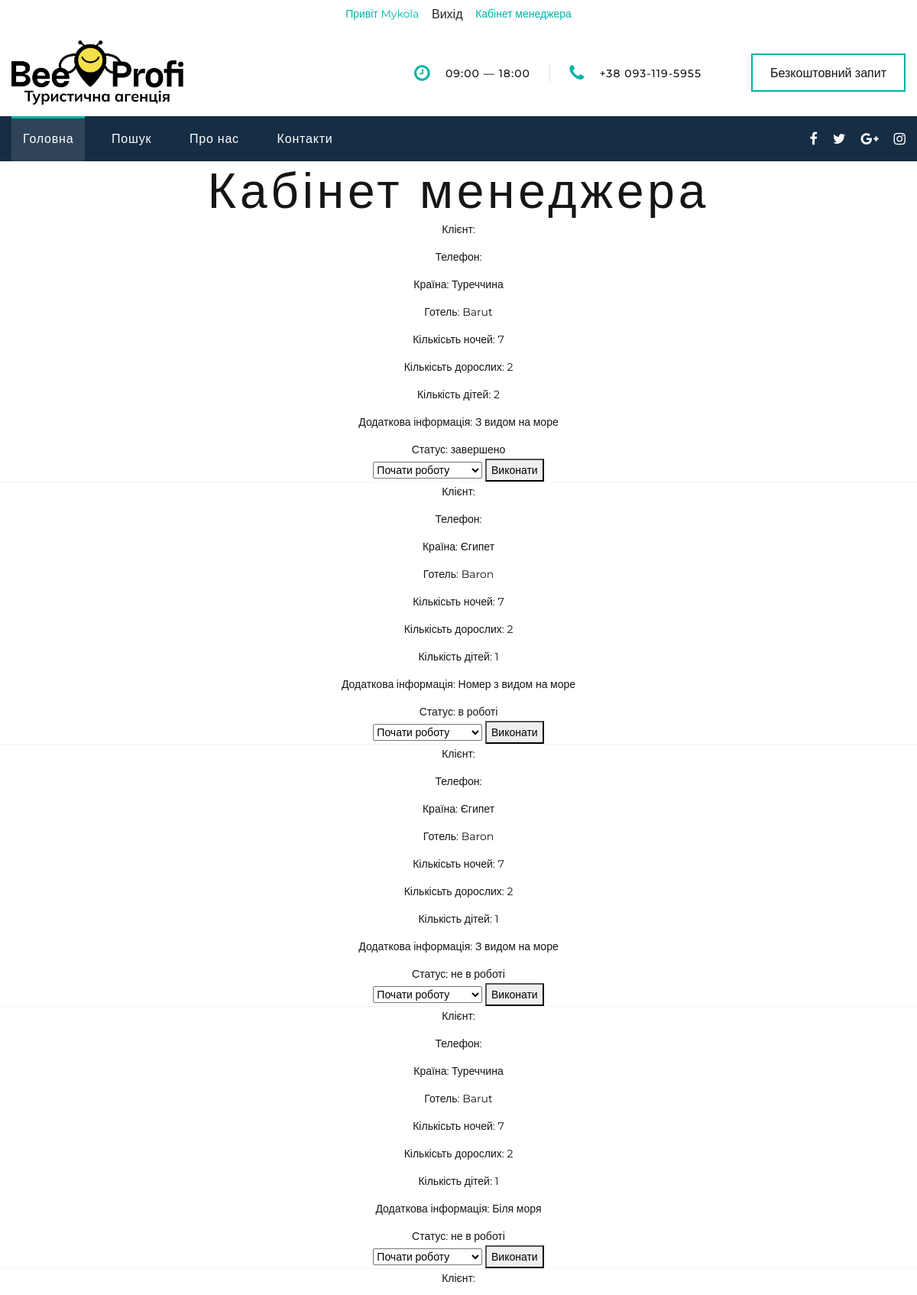
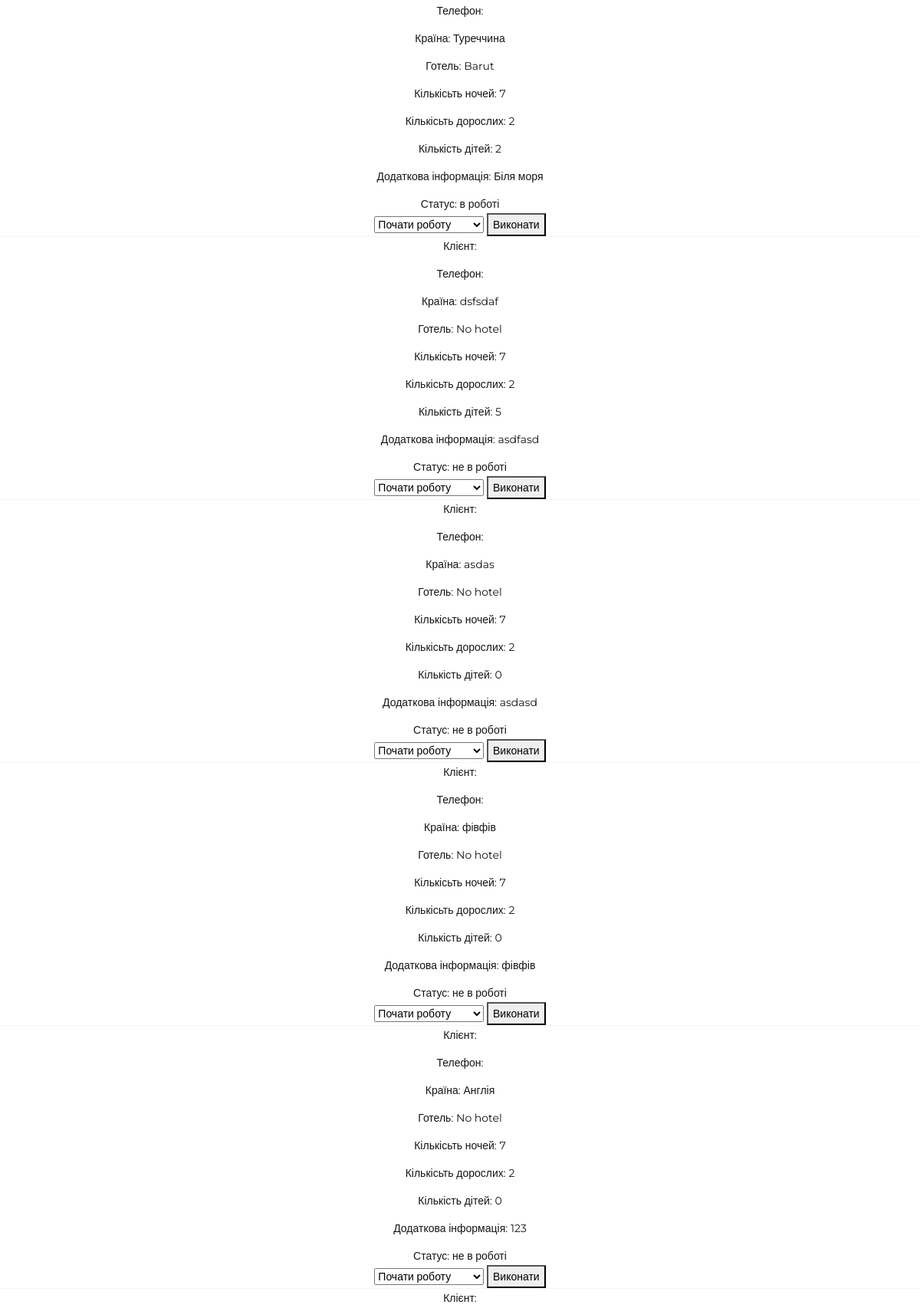
The page /manager-profile/ (signed in, upper part) on the database its author committed (2 pictures, top to bottom).
### main_page/models.py (models this page shows, shortened)
class TourRequest(models.Model):
    country = models.CharField(max_length=100)
    hotel = models.CharField(max_length=100, default='No hotel')
    nights = models.PositiveIntegerField(validators=[MinValueValidator(1), MaxValueValidator(24)], default=7)
    pax = models.PositiveIntegerField(validators=[MinValueValidator(1), MaxValueValidator(10)], default=2)
    child = models.PositiveIntegerField(validators=[MinValueValidator(0), MaxValueValidator(6)], default=0)
    client_text = models.TextField()
    date_added = models.DateTimeField(auto_now_add=True)
    user = models.ForeignKey(User, null=True, on_delete=models.CASCADE)
    managers = models.ManyToManyField(Manager, related_name='tour_requests', blank=True)
    status = models.CharField(max_length=50, default='не в роботі')

### users/views.py (the view, shortened to what this page needs)
# urls.py: path('manager-profile/', ManagerProfileView.as_view(), name='manager_profile'),
class ManagerProfileView(LoginRequiredMixin, View):
    def get(self, request):
        tour_requests = TourRequest.objects.all().order_by('-date_added')
        context = {'tour_requests': tour_requests}
        return render(request, 'manager_profile.html', context)

### users/templates/registration/manager_profile.html (shortened to what this page needs)
<!DOCTYPE html>
<html lang="en">
<head>
    {% extends "main_page/base.html" %}
  {% block header %}
</head>
<body>
<h1>Кабінет менеджера</h1>
{% if tour_requests %}
{% for request in tour_requests %}
    <div>
        <p>Клієнт: {{ request.client.user.get_full_name }}</p>
        <p>Телефон: {{ request.client.user.phone }}</p>
        <p>Країна: {{ request.country }}</p>
        <p>Готель: {{ request.hotel }}</p>
        <p>Кількісьть ночей: {{ request.nights }}</p>
        <p>Кількісьть дорослих: {{ request.pax }}</p>
        <p>Кількість дітей: {{ request.child }}</p>
        <p>Додаткова інформація: {{ request.client_text }}</p>
        <p>Статус: {{ request.status }}</p>
        <form method="post">
            <select name="action">
                <option value="start_work">Почати роботу</option>
            </select>
            <button type="submit">Виконати</button>
        </form>
    </div>
    <hr>
{% endfor %}
{% else %}
    <p>Немає запитів на тур.</p>
{% endif %}
</body>
{% endblock header %}

### main_page/templates/main_page/base.html (shortened to what this page needs)
<!DOCTYPE html>
<html class="wide wow-animation" lang="en">
  <head>
    {% load django_bootstrap5 %}
    {% bootstrap_css %}
    {% load static %}
    <link rel="stylesheet" href="{% static 'css/bootstrap.css' %}">
    <link rel="stylesheet" href="{% static 'css/fonts.css' %}">
    <link rel="stylesheet" href="{% static 'css/style.css' %}">
</head>
  </head>
  <body>
    <div class="page">
      <header class="section page-header">
         {% if request.user.is_authenticated %}
              <a href="{% url 'users:profile' %}" title="Змінити профіль">Привіт {{ request.user | title }}</a>
              <a href="{% url 'users:logout' %}" class="btn btn-outline">Вихід</a>
             {% if request.user.is_staff %}
                 <a href="{% url 'users:manager_profile' %}">Кабінет менеджера</a>
             {%  endif %}
         {% else %}
              <a href="{% url 'users:login' %}" class="btn btn-outline">Вхід</a>
              <a href="{% url 'users:register' %}" class="btn btn-primary">Реєстрація</a>
         {% endif %}
        <div class="rd-navbar-wrap">
          <nav class="rd-navbar rd-navbar-corporate" data-layout="rd-navbar-fixed" data-sm-layout="rd-navbar-fixed" data-md-layout="rd-navbar-fixed" data-md-device-layout="rd-navbar-fixed" data-lg-layout="rd-navbar-static" data-lg-device-layout="rd-navbar-fixed" data-xl-layout="rd-navbar-static" data-xl-device-layout="rd-navbar-static" data-xxl-layout="rd-navbar-static" data-xxl-device-layout="rd-navbar-static" data-lg-stick-up-offset="46px" data-xl-stick-up-offset="46px" data-xxl-stick-up-offset="106px" data-lg-stick-up="true" data-xl-stick-up="true" data-xxl-stick-up="true">
            <div class="rd-navbar-aside-outer">
              <div class="rd-navbar-aside">
                <div class="rd-navbar-panel">
                  <div class="rd-navbar-brand">
                    <a class="brand" href="{% url 'main_page:index' %}"><img src="{% static 'images/bp-main-logo.png' %}" alt="" width="225" height="18"/></a>
                  </div>
                </div>
                <div class="rd-navbar-aside-right rd-navbar-collapse">
                  <ul class="rd-navbar-corporate-contacts">
                    <li>
                      <div class="unit unit-spacing-xs">
                        <div class="unit-left"><span class="icon fa fa-clock-o"></span></div>
                        <div class="unit-body">
                          <p>09:00 — 18:00</p>
                        </div>
                      </div>
                    </li>
                    <li>
                      <div class="unit unit-spacing-xs">
                        <div class="unit-left"><span class="icon fa fa-phone"></span></div>
                        <div class="unit-body"><a class="link-phone" href="+380931195955">+38 093-119-5955</a></div>
                      </div>
                    </li>
                  </ul><a class="button button-md button-default-outline-2 button-ujarak" href="{% url 'main_page:request' %}">Безкоштовний запит</a>
                </div>
              </div>
            </div>
            <div class="rd-navbar-main-outer">
              <div class="rd-navbar-main">
                <div class="rd-navbar-nav-wrap">
                  <ul class="list-inline list-inline-md rd-navbar-corporate-list-social">
                    <li><a class="icon fa fa-facebook" href="#"></a></li>
                    <li><a class="icon fa fa-twitter" href="#"></a></li>
                    <li><a class="icon fa fa-google-plus" href="#"></a></li>
                    <li><a class="icon fa fa-instagram" href="#"></a></li>
                  </ul>
                  <ul class="rd-navbar-nav">
                    <li class="rd-nav-item active"><a class="rd-nav-link" href="{% url 'main_page:index' %}">Головна</a>
                    </li>
                    <li class="rd-nav-item"><a class="rd-nav-link" href="{% url 'main_page:search' %}">Пошук</a>
                    </li>
                    <li class="rd-nav-item"><a class="rd-nav-link" href="{% url 'main_page:about' %}">Про нас</a>
                    </li>
                    <li class="rd-nav-item"><a class="rd-nav-link" href="{% url 'main_page:contact-us' %}">Контакти</a>
                    </li>
                  </ul>
                </div>
              </div>
            </div>
          </nav>
        </div>
      </header>
      {% block header %}{% endblock header %}
    </div>
  </body>

### rows shown on the page
TourRequest: country "Туреччина", hotel "Barut", nights "7", pax "2", child "2", client_text "З видом на море", status "завершено"
TourRequest: country "Єгипет", hotel "Baron", nights "7", pax "2", child "1", client_text "Номер з видом на море", status "в роботі"
TourRequest: country "Єгипет", hotel "Baron", nights "7", pax "2", child "1", client_text "З видом на море", status "не в роботі"
TourRequest: country "Туреччина", hotel "Barut", nights "7", pax "2", child "1", client_text "Біля моря", status "не в роботі"
TourRequest: country "Туреччина", hotel "Barut", nights "7", pax "2", child "2", client_text "Біля моря", status "в роботі"
TourRequest: country "dsfsdaf", hotel "No hotel", nights "7", pax "2", child "5", client_text "asdfasd", status "не в роботі"
TourRequest: country "asdas", hotel "No hotel", nights "7", pax "2", child "0", client_text "asdasd", status "не в роботі"
TourRequest: country "фівфів", hotel "No hotel", nights "7", pax "2", child "0", client_text "фівфів", status "не в роботі"
TourRequest: country "Англія", hotel "No hotel", nights "7", pax "2", child "0", client_text "123", status "не в роботі"

### other values the page prints
{{ request.user | title }} "Mykola"
